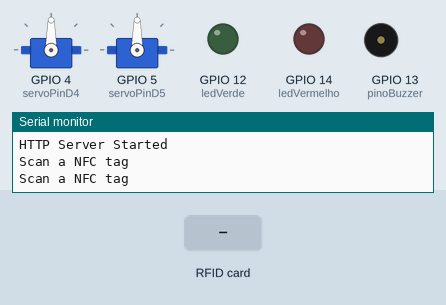
Recording of a sketch running on a simulated ESP32. On the bench: 2 × servo, output pins drawn as LEDs (lit = HIGH), buzzer (waves = sounding, pin HIGH), the last lines printed to the serial monitor. The test bench sets the inputs (shaded band). WiFi joins after 1.5 s; servers stay silent unless stated; uploads are accepted with an empty reply.

Above: at 4.2 s.
4.3 s: RFID card 5E 7A 19 C4 held to the reader
At 9.2 s:
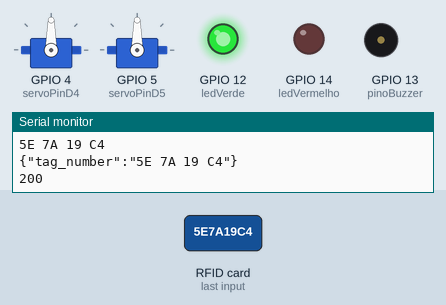
At 14.6 s:
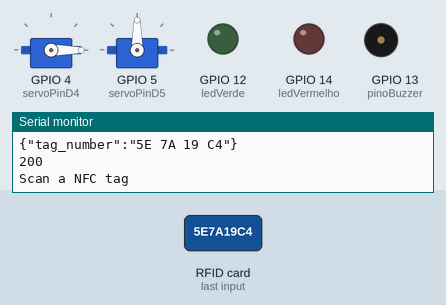
15.8 s: RFID card 5E 7A 19 C4 held to the reader
At 20.4 s:
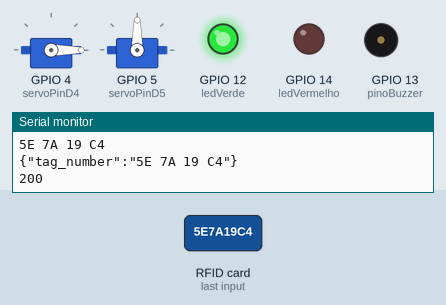
Timing chart, 0 to 25.9 s (numbered marks = the images above; inputs shaded):
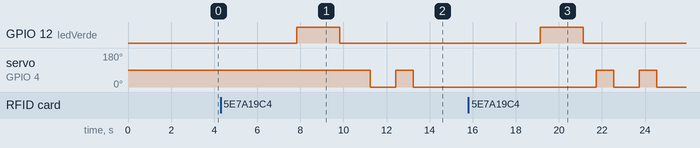

The sketch:

Prototype_Proteja-se_v1.5p.ino
```cpp
//WebServer
#include <WiFiClient.h>
#include <WebServer.h>

//Wi-fi
#include <WiFi.h>
#include <HTTPClient.h>
#include <ArduinoJson.h>

//Leitor RFID NFC
#include <Wire.h>
#include <PN532_I2C.h>
#include <PN532.h>
#include <NfcAdapter.h>

//Servo motor
#include <ESP32Servo.h>


PN532_I2C pn532_i2c(Wire);//Objeto da comunicação I2C
NfcAdapter nfc = NfcAdapter(pn532_i2c);//Objeto de leitura NFC

const char* ssid = "Fabiola"; //user (nome da rede)
const char* password =  "Brucaline201024"; //password (senha da rede)
char jsonOutput[128]; // Json passado no body do método post

//Definição de variáveis de retorno do método POST
int httpCode; //Status
String payload; //Conteúdo

//Definição do IP fixo da rede acima para o ESP32
IPAddress local_IP(192, 168, 0, 114);
IPAddress gateway(192, 168, 0, 1);
IPAddress subnet(255, 255, 255, 0);
IPAddress dns(8, 8, 8, 8);

//Define os LED e buzzer de aviso (vermelho e verde)
#define ledVermelho 14 //----------SUBSTITUIR
#define ledVerde 12//----------SUBSTITUIR
#define pinoBuzzer 13//----------SUBSTITUIR

//Variáveis responsáveis pelos SENSOR BARREIRA
#define pinoSensorB 26

//Variáveis responsáveis pelos SERVO MOTOR
#define servoPinD4 4 //DISPENSER
Servo dispenser; //variável que receberá o servo motor

#define servoPinD5 5 //PORTA
Servo porta; //variável que receberá o servo motor

String tagLida; //variável que receberá a numeração da tag

//Variáveis responsáveis pela lotação
int lotMax = 2; //----------SUBSTITUIR
int lotAtual;

WebServer server(80); //declara um objetivo do tipo webserver passando como porta de E/S a 80

void post_API_verificarTag(){
    HTTPClient http; //instância da biblioteca httpCliente (objeto para métodos HTTP - Get, post, put, delete) OBS: requisita URL sem segurança, ou seja, "httpS"

    http.begin("http://proteja-se-api.herokuapp.com/tagexist/"); //URL de destino (endpoint)
    http.addHeader("Content-Type", "application/json"); //cabeçalho do método POST

    /*const size_t CAPACITY = JSON_OBJECT_SIZE(1);
    StaticJsonDocument<CAPACITY> doc;

    JsonObject object = doc.to<JsonObject>(); //Instância de um objeto Json
    object["tag_number"] = (String(tagLida)); //----------SUBSTITUIR //Conteúdo do Json, contendo variável --> valor
    serializeJson(doc,jsonOutput);//encode -> construção do objeto para o próprio formato Json*/

    String json_text = "{\"tag_number\":\""+tagLida+"\"}";

    Serial.println(json_text);

    httpCode = http.POST(String(json_text));//Make the request //Faz a requisição

    delay(2000); //!! Usado para não haver Timeout = await

    if (httpCode > 0) { //Check for the returning code //Verifica se requição trouxe alguma coisa ou conseguiu executar a conexão

        payload = http.getString(); //todo conteúdo retornado pela API
        Serial.println(httpCode);// Status retornado pela API
        Serial.println(payload);
      }

    else { //Caso a requição falhe
      Serial.println("Error on HTTP request");
    }

    http.end(); //Free the resources //Finaliza o bloco de requição, liberando os recursos para a proóxima requisição
}

void leitura_tag(){
    Serial.println("\nScan a NFC tag\n");
    if (nfc.tagPresent())
    {
        NfcTag tag = nfc.read(); //Executa o método read do objeto NFC e armazena em uma variável to tipo NfcTag
        tag.print();//Printa o número da tag recebido
        tagLida = tag.getUidString();//Converte a numeração da tag em string
        Serial.println(tagLida);

        verificar_tag();
    }
}

void verificar_tag(){
  post_API_verificarTag(); //Chamando método HTTP post
  delay(500);//!! Usado para não haver Timeout = await

  if(httpCode == 200 && lotAtual < lotMax){//Verifica se o status de retorno do método POST é igual a 200
  //VERIFICAR LOTAÇÃO (apenas prossegue se a lotação atual for menor que a lotação máxima do local)
    if(payload == "1") //Caso o retorno do método POST for 1, ou seja, usuário privilegiado:
    {
      usuario_privilegiado();//Executa módulo do usuário com privilégio
    }
    else{//Usuuário comum
      usuario_comum();//Executa módulo do usuário comum
    }
  }
  else{
    digitalWrite(ledVermelho,HIGH);//Liga LED vermelho
    delay(2000);
    digitalWrite(ledVermelho,LOW);//Desliga LED vermelho
  }
}

void abrir_porta(int inOut){//recebe uma variável para contabilizar entrada/saída
  //1 --> entrada
  //-1 --> saída

  if(inOut == 1){//leitura do sensor barreira --> ENTRADA
    if(leitura_barreira()==LOW){
      delay(1000);
      porta.write(90); //Envia a "pá" do servo motor para 90º
      delay(1500);//AUMENTAR DE ACORDO COM O TEMPO DE PASSAR UMA PESSOA NA PORTA //----------SUBSTITUIR
      porta.write(0);//Envia a "pá" do servo motor para 0º
      delay(100);
      lotAtual+=inOut; //contabiliza 1 a lotação atual
    }
    else{
      digitalWrite(ledVermelho,HIGH);//Liga LED vermelho
      digitalWrite(pinoBuzzer, HIGH);//Liga o Buzzer
      delay(2000);
      digitalWrite(pinoBuzzer, LOW);//Desliga o Buzzer
      digitalWrite(ledVermelho,LOW);//Desliga LED vermelho
    }
  }
  else{//outro sensor --> SAÍDA
  }
}

bool leitura_barreira(){
  bool respostaBarreira = digitalRead(pinoSensorB); //identifica o corte da barreira
  int contador = 0; //contador que auxilia na contagem do tempo
  delay(100);

  while(contador <15 && respostaBarreira == HIGH){//executa enquando o tempo for menor que 30 e quando não se identificou passagem na barreira //----------SUBSTITUIR
    respostaBarreira = digitalRead(pinoSensorB);//identifica o corte da barreira
    delay(1000);
    contador+=1;
    Serial.println(contador);
  }
  return respostaBarreira;
}

void dispenser_alcool(){
  delay(600);
  dispenser.write(90); //Envia a "pá" do servo motor para 90º
  delay(800);
  dispenser.write(0);//Envia a "pá" do servo motor para 0º
  delay(1200);
  dispenser.write(90); //Envia a "pá" do servo motor para 90º
  delay(800);
  dispenser.write(0);//Envia a "pá" do servo motor para 0º
  delay(100);
}

void usuario_privilegiado(){
  digitalWrite(ledVerde,HIGH);//Liga o LED verde
  digitalWrite(pinoBuzzer, HIGH);//Liga o Buzzer
  delay(550);
  digitalWrite(pinoBuzzer, LOW);//Desliga o Buzzer
  delay(250);
  digitalWrite(pinoBuzzer, HIGH);//Liga o Buzzer
  delay(550);
  digitalWrite(pinoBuzzer, LOW);//Desliga o Buzzer
  digitalWrite(ledVerde,LOW);//Desliga o LED verde

  dispenser_alcool();
  //ABRIR PORTA - ACESSO PRIVILEGIADO
  delay(2000); //AUMENTAR O DELAY PARA DAR TEMPO DA PESSOA CHEGAR ATÉ O SENSOR DA PORTA //----------SUBSTITUIR
  abrir_porta(1);
}

void usuario_comum(){
  digitalWrite(ledVerde,HIGH);//Liga o LED verde
  delay(2000);
  digitalWrite(ledVerde,LOW);//Desliga o LED verde

  //Ler temperatura - função deve retornar um bool
  dispenser_alcool();
}

void handleRoot(){//Quando bater no endpoint '/'
  Serial.println("FUNCIONOU");
  server.send(200, "text/plan", "Hello from ESP32");//retorna status 200 e texto 'Hello from ESP32'
}

void handleNotFound(){//Quando der erro irá retornar essa variável
  Serial.println("----- NÃO FUNCIONOU -----");
  String message = "File Not Found \n\n";
  message += "URI: ";
  message += server.uri();
  message += "\nMethod: ";
  message += (server.method() == HTTP_GET) ? "GET" : "POST";
  message += "\nArguments: ";
  message += server.args();
  message += "\n";

  for(uint8_t i = 0; i <server.args(); i++){
    message += " " + server.argName(i) + ": " + server.arg(i) + "\n";
  }
  server.send(404, "text/plain", message);//retorna status 400 e mensagem de erro
}

void setup() {

  Serial.begin(9600);
  delay(1000);
  WiFi.begin(ssid, password);//Inicia conexão com a internet
  WiFi.config(local_IP, gateway, subnet, dns); //Configura as características de rede do ESP32

  while (WiFi.status() != WL_CONNECTED) {//Executa enquanto o status do wi-fi for diferente de conectado
    delay(1000);
    Serial.println("Connecting to WiFi..");
  }
  Serial.println("Connected to the WiFi network");
  nfc.begin(); //Inicia o objeto de conexão NFC

  pinMode(ledVermelho, OUTPUT);//Define pino como output para o led vermelho
  pinMode(ledVerde, OUTPUT);//Define pino como output para o led verde
  pinMode(pinoBuzzer, OUTPUT);//Define pino como output para o buzzer

  dispenser.attach(servoPinD4);//Acopla o servo motor ao pino D4

  porta.attach(servoPinD5);//Acopla o servo motor ao pino D5

  pinMode(pinoSensorB, INPUT);//Define pino como input para o sensor barreira

  server.enableCORS(); // Inicia o CORS para conecão com o Flutter
  server.on("/solicitartemperatura", HTTP_GET, []() {//Endpoint 'solicitartemperatura'
    Serial.println("FUNCIONOOOOOOOOOOOOU");
    server.send(200, "application/json", "37.5");//retorna status 200 e e temepratura //----------SUBSTITUIR PELA TEMEPRATURA
  });
  server.onNotFound(handleNotFound);//Quando não encontra irá retornar o método handleNotFound()
  server.begin();//Inicia o texte
  Serial.println("HTTP Server Started");
}

void loop() {
  httpCode = 0;
  payload = "";
  server.handleClient();//Tratamento do objeto cliente que se conecta ao webserver
  digitalWrite(ledVerde,LOW);
  digitalWrite(ledVermelho,LOW);
  if ((WiFi.status() == WL_CONNECTED)) {//Check the current connection status //Checkout de conexão
    leitura_tag(); //Chamando método de leitura da tag
  }
  delay(1000);
}
```

Measured:
- after the input at 4.3 s, GPIO 12 (ledVerde): LOW → HIGH after 3.5 s, → LOW 2.0 s later; servo on GPIO 4 (servoPinD4): 90° → 0° after 6.9 s, → 90° 1.2 s later, → 0° 0.80 s later
- after the input at 15.8 s, GPIO 12 (ledVerde): LOW → HIGH after 3.3 s, → LOW 2.0 s later; servo on GPIO 4 (servoPinD4): alternates 90° for 0.80 s and 0° for 1.2 s, starting after 5.9 s
